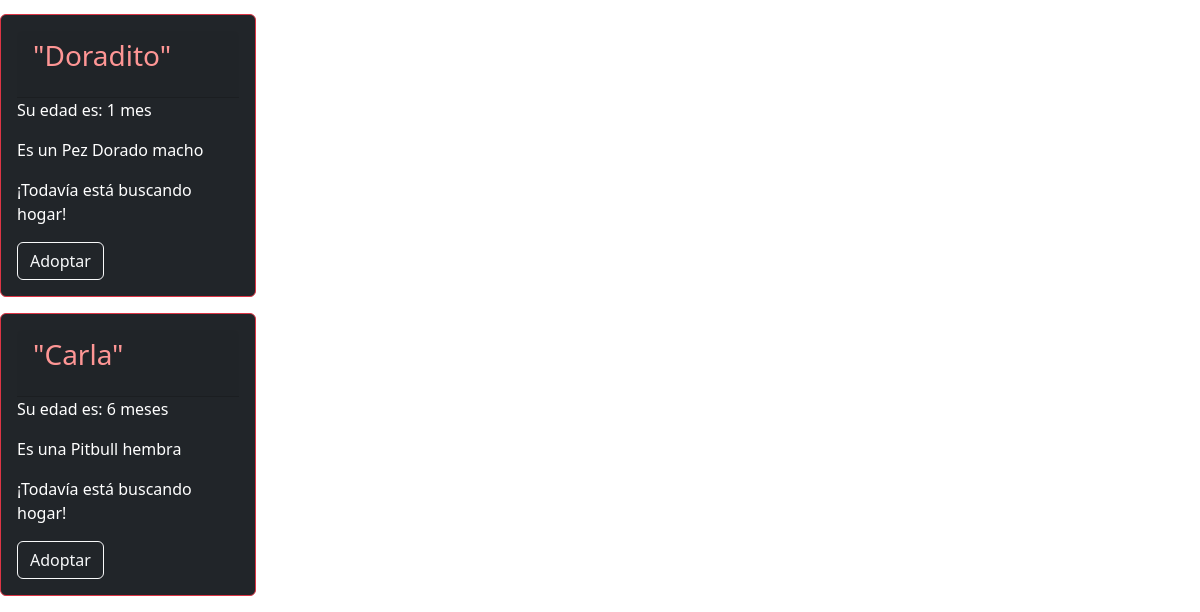
The page /animal-list/ (lower part) on the database as committed earlier.
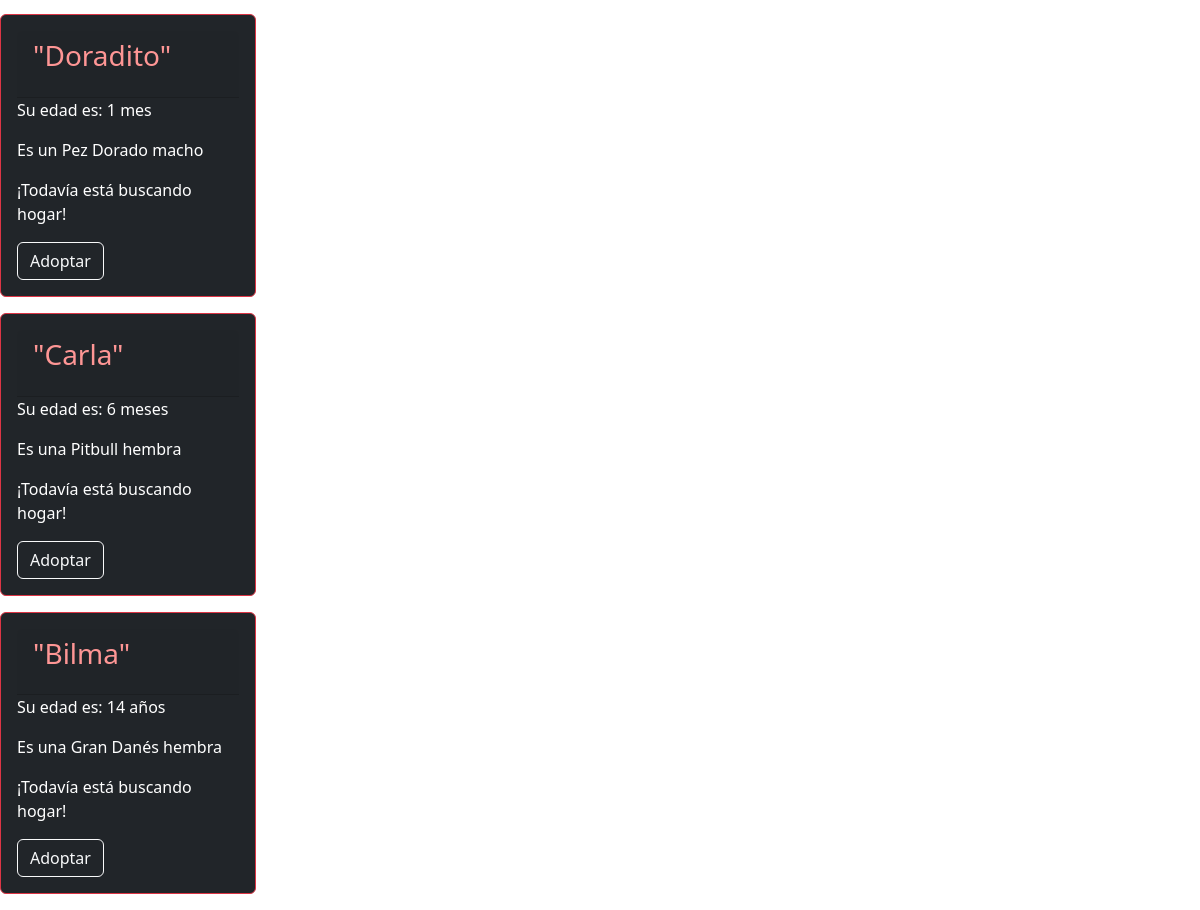
The same page on the database as committed later.
### animal_app/models.py (models this page shows, shortened)
class Animals(models.Model):
    name = models.CharField(max_length=100)
    age = models.IntegerField()
    gender = models.CharField(max_length=100)
    adopted = models.BooleanField(default=True)
    breed = models.CharField(max_length=100)
    exotic = models.BooleanField(default=False)
    baby = models.BooleanField(default=False)

### animal_app/views.py (the view)
# urls.py: path("animal-list/", animal_list),
def animal_list(request):
    if "search" in request.GET:
        search = request.GET["search"]
        all_animals = Animals.objects.filter(name__icontains=search)
    else:
        all_animals = Animals.objects.all()
    context = {
        "adoptions":all_animals,
    }
    return render(request, "animal-list.html", context = context)

### templates/animal-list.html (shortened to what this page needs)
{% extends "base.html" %}
{% block content %}
    {% for animal in adoptions %}
    <div class="card text-bg-dark mb-3 card border-danger mb-3" style="max-width: 16rem;",>
        <div class="card-body">
        <h3 class="card-header"  style="color:rgb(254, 150, 149)">
            <p> "{{animal.name}}" </p>
        </h3>
        {% if animal.baby == False %}
            {% if animal.age == 1 %}
                <p>Su edad es: {{animal.age}} año</p>
            {% else %}
                <p>Su edad es: {{animal.age}} años</p>
            {% endif %}
        {% else %}
            {% if animal.age == 1 %}
                <p>Su edad es: {{animal.age}} mes</p>
            {% else %}
                <p>Su edad es: {{animal.age}} meses</p>
            {% endif %}
        {% endif %}
        {% if animal.gender == "Macho" %}
            <p>Es un {{animal.breed}} macho</p>
        {% else %}
            <p>Es una {{animal.breed}} hembra</p>
        {% endif %}
        {% if animal.adopted == True %}
        <p>¡Todavía está buscando hogar!</p>
        {% else %}
        <p>¡Ya fue adoptado!</p>
        {% endif %}
        <a href="/adopted/" class="btn btn-dark btn-outline-light">Adoptar</a>
        </div>
    </div>
    {% endfor %}
{% endblock %}

Rows that differ between the two databases and show on the page:
added Animals: name "Bilma", age "14", breed "Gran Danés", adopted "¡Todavía está buscando hogar!"
